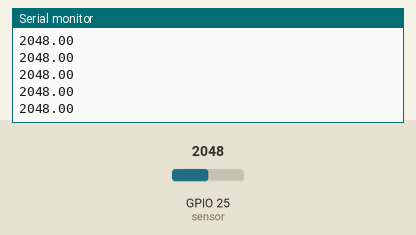
The sketch below on a simulated ESP32. On the bench: the last lines printed to the serial monitor. The inputs (shaded band) are chosen by the test bench; at power-on: GPIO 25 (sensor) = 2048.

Above: at 1.2 s.
1.3 s: GPIO 25 (sensor) set to 2866
At 1.45 s:
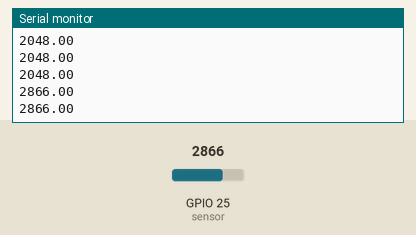
2.8 s: GPIO 25 (sensor) set to 3603
At 2.89 s:
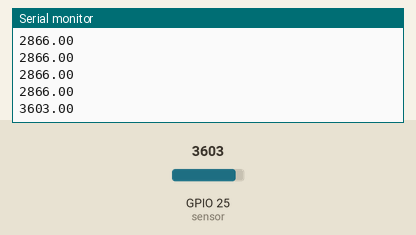
Timing chart, 0 to 5.8 s (numbered marks = the images above; inputs shaded):
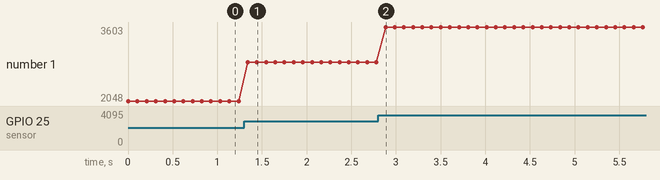

The sketch:

IR_sensor_test.ino
```cpp
#define sensor 25

void setup() {
  // put your setup code here, to run once:
  pinMode(sensor, INPUT);
  Serial.begin(115200);

}

void loop() {
  // put your main code here, to run repeatedly:
  float distance = 0;
  for (int i = 0; i < 25; i++) {
    distance += analogRead(sensor);
  }
  distance /= 25;
//  float volts = analogRead(sensor)*0.0048828125;  // value from sensor * (5/1024)
//  int distance = 13*pow(volts, -1); // worked out from datasheet graph
  Serial.println(distance);
  delay(100); // slow down serial port

}
```

Measured:
- after the input at 1.3 s, the serial monitor: prints a new line at once (image 1)
- after the input at 2.8 s, the serial monitor: prints a new line after 0.08 s (image 2)
- plotted number 1: 2048 → 2866 after the input at 1.3 s, 2866 → 3603 after the input at 2.8 s
